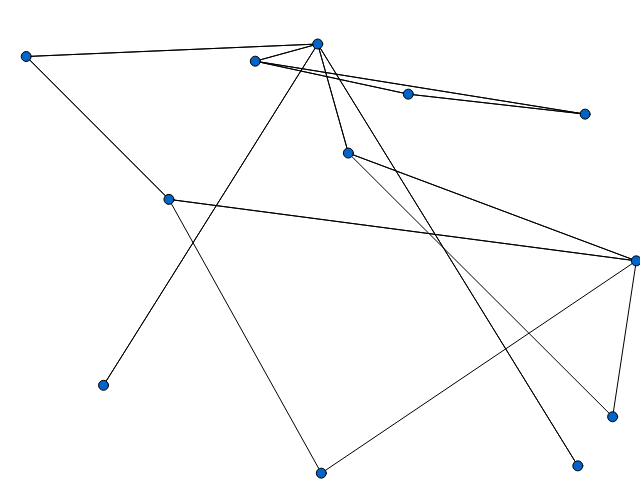
Frame 1 (no input)
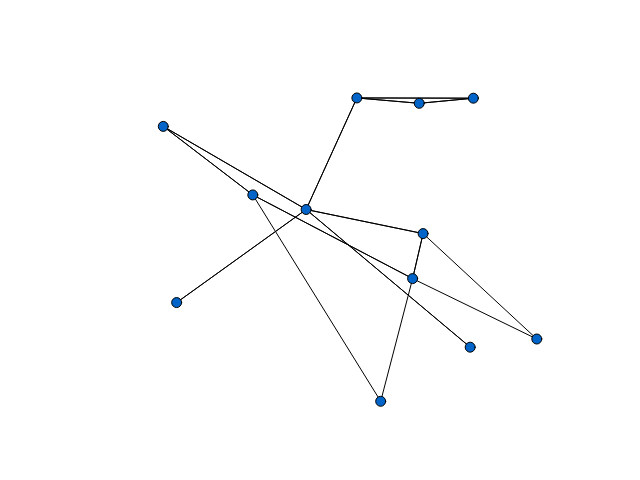
Frame 60 (no input)
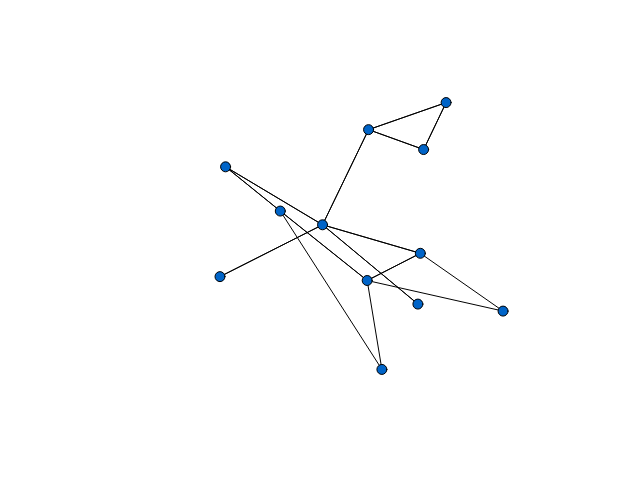
Frame 120 (the mouse pressed at the canvas centre since frame 60)

The p5.js sketch that drew these frames (run headless with seeded random() and noise() and a simulated clock; from frame 60 on, the mouse is pressed at the canvas centre):

// p5.js sketch
// ── sketch.js
// var _mat = [[0,1,1,0,0,0,0],
			// [1,0,1,1,0,0,0],
			// [1,1,0,0,1,0,0],
			// [0,1,0,0,1,1,0],
			// [0,0,1,1,0,1,0],
			// [0,0,0,1,1,0,1],
			// [0,0,0,0,0,1,0]];
			
var _mat = [
[0,0,0,0,0,0,0,1,0,0,0,0],
[0,0,0,0,0,0,1,1,0,0,0,0],
[0,0,0,0,0,0,0,1,0,0,0,0],
[0,0,0,0,0,0,0,1,0,0,1,1],
[0,0,0,0,0,1,0,1,1,0,0,0],
[0,0,0,0,1,0,1,0,0,1,0,0],
[0,1,0,0,0,1,0,0,0,0,0,0],
[1,1,1,1,1,0,0,0,0,0,0,0],
[0,0,0,0,0,1,0,0,0,0,0,0],
[0,0,0,0,0,0,1,0,0,0,0,0],
[0,0,0,1,0,0,0,0,0,0,0,1],
[0,0,0,1,0,0,0,0,0,0,1,0]
];

function setup(){
	createCanvas(640, 480);
	initGraph(_mat, 640, 480);
}

function draw(){	
	background(255, 255, 255);
	stroke(0, 0, 0);
	for (var i = 0; i < _nodeSet.length; i++){
		var node = _nodeSet[i];
		for (var j = 0; j < node.siblings.length; j++){
			line(node.x, node.y, _nodeSet[node.siblings[j]].x, _nodeSet[node.siblings[j]].y);
		}
	}

	fill(0, 100, 200);
	for (var i = 0; i < _nodeSet.length; i++){
		ellipse(_nodeSet[i].x, _nodeSet[i].y, 10, 10);
	}
	
	updatePos(_nodeSet);
}
// ── fdg.js
var _nodeSet = [];
var _lSpringRest = 50;
var _maxSqDisplacement = 100;
var _Kr = 6250; // repulsive force constant 
var _Ks = 1; // spring constant

function Node(x, y){
	this.x = x;
	this.y = y;
	this.fx = 0;
	this.fy = 0;
	this.siblings = [];
}

function initGraph(mat, w, h){
	for ( var i = 0; i < mat.length; i++){
		var rx = Math.random() * w;
		var ry = Math.random() * h;
		
		var node = new Node(rx, ry);
		for ( var j = 0; j < mat[i].length; j++){
			if (mat[i][j] > 0)
				node.siblings.push(j);
		}
		
		_nodeSet.push(node);
	}
}

function updatePos(nodeSet){
	for (var i = 0; i < nodeSet.length - 1; i++){
		nodeSet[i].fx =0;
		nodeSet[i].fy =0;
	}
	
	// update repulsive force
	for (var i = 0; i < nodeSet.length - 1; i++){
		for (var j = 0; j  < nodeSet[i].siblings.length; j++){
			if (i < nodeSet[i].siblings[j]) {
				var dx = nodeSet[nodeSet[i].siblings[j]].x - nodeSet[i].x;
				var dy = nodeSet[nodeSet[i].siblings[j]].y - nodeSet[i].y;
				
				if (dx != 0 || dy != 0){
					var sqDist = dx * dx + dy * dy;
					var dist = Math.sqrt(sqDist);
					var f = _Kr / sqDist;
					var fx = f * dx / dist;
					var fy = f * dy / dist;
					
					nodeSet[i].fx = nodeSet[i].fx - fx;
					nodeSet[i].fy = nodeSet[i].fy - fy;
					
					nodeSet[nodeSet[i].siblings[j]].fx = nodeSet[nodeSet[i].siblings[j]].fx + fx;
					nodeSet[nodeSet[i].siblings[j]].fy = nodeSet[nodeSet[i].siblings[j]].fy + fy;
				}
			}
		}
	}		
	
	// // update spring force
	for (var i = 0; i < nodeSet.length - 1; i++){
		for (var j = 0; j  < nodeSet[i].siblings.length; j++){
			if (i < nodeSet[i].siblings[j]) {
				var dx = nodeSet[nodeSet[i].siblings[j]].x - nodeSet[i].x;
				var dy = nodeSet[nodeSet[i].siblings[j]].y - nodeSet[i].y;
				
				if (dx != 0 || dy != 0) {
					var dist = Math.sqrt(dx * dx + dy * dy);
					var f = _Ks * (dist - _lSpringRest);
					var fx = f * dx / dist;
					var fy = f * dy / dist;
					
					nodeSet[i].fx = nodeSet[i].fx + fx;
					nodeSet[i].fy = nodeSet[i].fy + fy;
					
					nodeSet[nodeSet[i].siblings[j]].fx = nodeSet[nodeSet[i].siblings[j]].fx - fx;
					nodeSet[nodeSet[i].siblings[j]].fy = nodeSet[nodeSet[i].siblings[j]].fy - fy;
				}
			}
		}
	}
	
	// update position 
	for (var i = 0; i < nodeSet.length; i++){
		var dx = 0.01 * nodeSet[i].fx;
		var dy = 0.01 * nodeSet[i].fy;
		var sqDist = dx * dx + dy * dy;
		if (sqDist > _maxSqDisplacement){
			var s = Math.sqrt(_maxSqDisplacement / sqDist);
			dx = s * dx;
			dy = s * dy;
		}		
		
		nodeSet[i].x = nodeSet[i].x + dx;
		nodeSet[i].y = nodeSet[i].y + dy;	
	}
}
